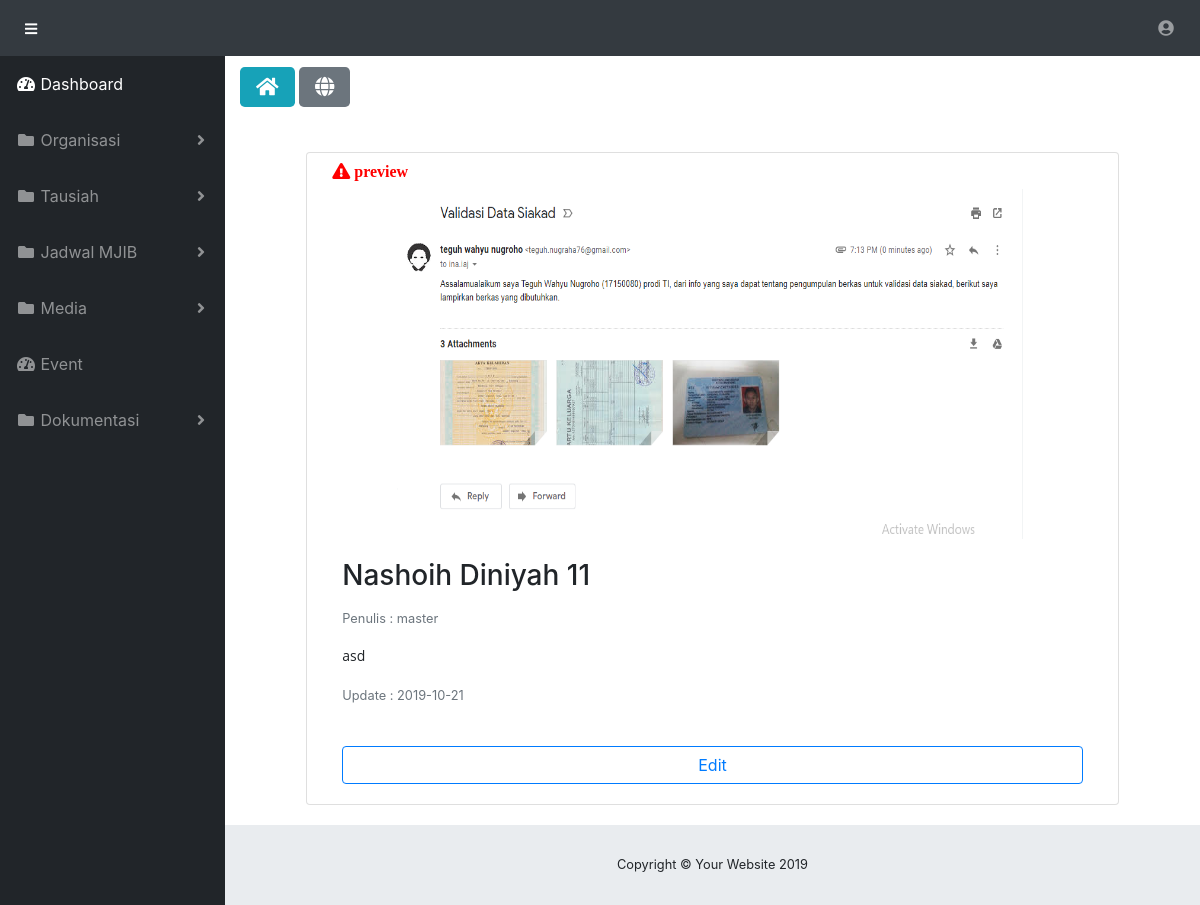
Screenshot of /index.php/Admin/DetailNashoihDiniyah/1 with the database file from the repository.
### tables this page shows
CREATE TABLE `nashoih_diniyah` (
  `id` int(10) NOT NULL,
  `username` varchar(255) DEFAULT NULL,
  `judul` varchar(255) DEFAULT NULL,
  `content` longtext,
  `image` varchar(255) DEFAULT NULL,
  `updated_at` varchar(255) DEFAULT NULL
);

### application/controllers/Admin.php (called while the page is built, shortened)
<?php
class Admin extends CI_Controller {
	public function __construct()
	{
        $this->load->model('LoginModel');
        $this->load->model('AdminModel');
        $this->load->library('session');
	}
    public function DetailNashoihDiniyah($id)
    {
        $data['NashoihDiniyah'] = $this->AdminModel->DetailTausiah($id, 'nashoih_diniyah')->result_array();
        $this->load->view('Admin/Tausiah/NashoihDiniyah/DetailData', $data);
    }
}

### index.php (called while the page is built, shortened)
<?php
require_once BASEPATH.'core/CodeIgniter.php';

### application/models/AdminModel.php (called while the page is built, shortened)
<?php
class AdminModel extends CI_Model {
    public function DetailTausiah($id, $tabel)
    {
        $this->db->where('id', $id);
        return $this->db->get($tabel);
    }
}

### application/views/Admin/Tausiah/NashoihDiniyah/DetailData.php (the view)
<?php $basedir = realpath(__DIR__); include($basedir . "..\..\..\Layout\Header.php");?>
<?php foreach ($NashoihDiniyah as $data): ?>
    <a href="<?php echo site_url('Admin/NashoihDiniyah')?>" class="btn-lg btn-info"><i class="fas fa-home"></i></a>
    <a href="<?php echo site_url('Admin/NashoihDiniyah')?>" class="btn-lg btn-secondary"><i class="fas fa-globe"></i></a>
    <div class="row justify-content-center" style="margin-bottom:20px; margin-top:50px">
        <div class="card col-10">
        <i class="fas fa-exclamation-triangle" style="margin:10px; color:red"><strong> preview</strong></i>
        <?php if ($data['image'] == '') {?>
            <div class="row justify-content-center">
                <img src="<?php echo base_url('assets/admin/img/noimage.jpg')?>" width="630" height="350"><br>
            </div>
        <?php } else {?>
                <div class="row justify-content-center">
                <img src="<?php echo base_url('assets/admin/img/nashoihDiniyah/' . $data['image'])?>" width="630" height="350"><br>
            </div>
        <?php } ?>
            <div class="card-body">
                <h3 class="card-title"><?php echo $data['judul'];?></h3>
                <p class="card-text"><small class="text-muted">Penulis : <?php echo $data['username'];?></small></p>
                <p class="card-text"><?php echo $data['content'];?></p>
                <p class="card-text"><small class="text-muted">Update : <?php echo $data['updated_at'];?></small></p>
            </div>
            <a class="btn btn-outline-primary" href="<?php echo site_url('Admin/NashoihDiniyahHalamanEditData/' . $data['id'])?>" style="margin:20px">Edit</a>
        </div>
    </div>
<?php endforeach; ?>
<?php $basedir = realpath(__DIR__); include($basedir . "..\..\..\Layout\Footer.php");?>

### rows the page displays
nashoih_diniyah: image (picture), judul "Nashoih Diniyah 11", username "master", content "asd", updated_at "2019-10-21"
